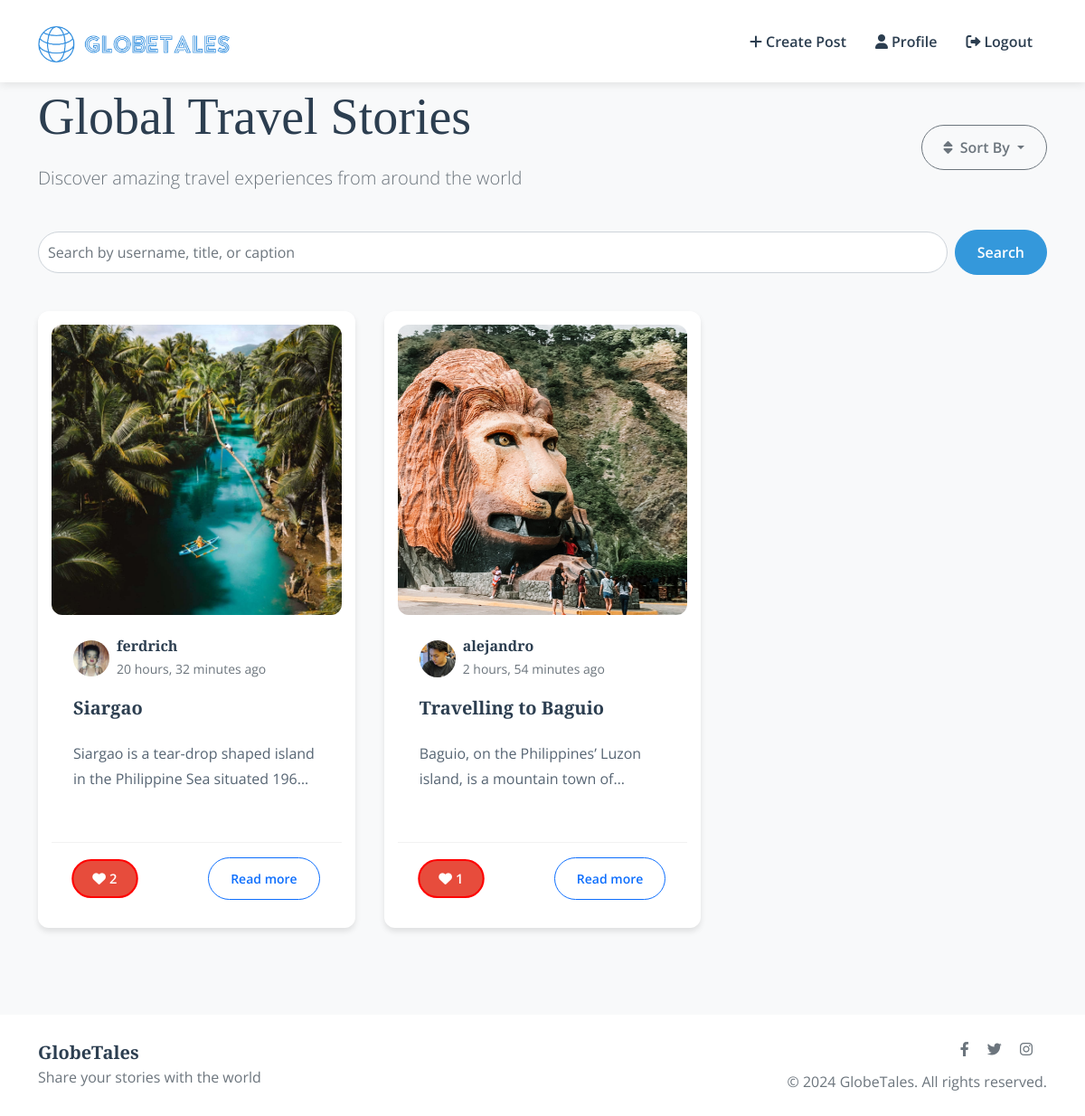
Screenshot of /index/?sort=oldest (signed in) with the database file from the repository.
### blog/models.py (models this page shows)
class Post(models.Model):
    title = models.CharField(max_length=200, default='Untitled')
    caption = models.TextField()
    image = models.ImageField(upload_to='posts/')
    author = models.ForeignKey(User, on_delete=models.CASCADE)
    created_at = models.DateTimeField(auto_now_add=True)
    updated_at = models.DateTimeField(auto_now=True)
    likes = models.ManyToManyField(User, related_name='liked_posts', blank=True)

### accounts/models.py (models this page shows, shortened)
class Profile(models.Model):
    user = models.OneToOneField(User, on_delete=models.CASCADE, related_name='user_profile')
    avatar = models.ImageField(upload_to='profile_pics/', null=True, blank=True)

### blog/views.py (the view)
# urls.py: path('index/', index, name='index'),  # Add this line for the index view
def index(request):
    if not request.user.is_authenticated:
        return redirect('login')  # Ensure 'login' matches your login URL name
    return newsfeed(request)

### accounts/templatetags/user_tags.py (called while the page is built, shortened)
@register.simple_tag
def user_avatar(user, size=40):
    try:
        if hasattr(user, 'user_profile'):
            profile = user.user_profile
            if profile and profile.avatar:
                return format_html(
                    '<img src="{}" class="rounded-circle" width="{}" height="{}" alt="{}">',
                    profile.avatar.url, size, size, user.username
                )
    except (Profile.DoesNotExist, AttributeError):
        pass

### blog/templates/blog/newsfeed.html (shortened to what this page needs)
{% extends 'base.html' %}
{% load static %}
{% load user_tags %}
{% block content %}
<div class="container">
    <div class="row mb-4 fade-in">
        <div class="col-md-8">
            <h1 class="display-4">Global Travel Stories</h1>
            <p class="lead text-muted">Discover amazing travel experiences from around the world</p>
        </div>
        <div class="col-md-4 text-md-end align-self-center">
            <div class="sort-options">
                <div class="dropdown">
                    <button class="btn btn-outline-secondary dropdown-toggle rounded-pill" type="button" id="sortDropdown" data-bs-toggle="dropdown" aria-expanded="false">
                        <i class="fas fa-sort me-1"></i> Sort By
                    </button>
                </div>
            </div>
        </div>
    </div>
    <div class="row mb-4">
        <div class="col-md-12">
            <form action="" method="GET" class="search-form d-flex">
                <input type="text" name="search" placeholder="Search by username, title, or caption" class="form-control me-2" />
                <button type="submit" class="btn btn-primary">Search</button>
            </form>
        </div>
    </div>
    <div class="posts-grid">
        {% if posts %}
            {% for post in posts %}
                <article class="card fade-in">
                    <div class="post-image-container">
                        {% if post.image %}
                            <img src="{{ post.image.url }}" class="post-image" alt="{{ post.title }}" style="aspect-ratio: 1/1; object-fit: cover;">
                        {% else %}
                            <img src="{% static 'img/default-post.jpg' %}" class="post-image" alt="Default Post Image" style="aspect-ratio: 1/1; object-fit: cover;">
                        {% endif %}
                    </div>
                    <div class="card-body">
                        <div class="post-meta d-flex align-items-center">
                            {% user_avatar post.author 40 %}
                            <div class="ms-2">
                                <h6 class="mb-0">{{ post.author.username }}</h6>
                                <small class="text-muted">{{ post.created_at|timesince }} ago</small>
                            </div>
                        </div>
                        <h5 class="post-title">{{ post.title }}</h5>
                        <p class="post-excerpt">{{ post.caption }}</p>
                    </div>
                    <div class="post-footer">
                        <div class="d-flex justify-content-between align-items-center">
                            <button class="btn btn-sm btn-outline-primary rounded-pill like-btn {% if user in post.likes.all %}liked{% endif %}" style="border: 2px solid red;" data-post-id="{{ post.pk }}">
                                <i class="fas fa-heart"></i>
                                <span class="likes-count">{{ post.likes.count }}</span>
                            </button>
                            <a href="{% url 'post_detail' post.pk %}" class="btn btn-sm btn-outline-primary rounded-pill">Read more</a>
                        </div>
                    </div>
                </article>
            {% endfor %}
        {% endif %}
    </div>
</div>
{% endblock %}

### static/css/style.css (style rules this page uses)
:root { --primary-color: #2c3e50; --secondary-color: #3498db; --accent-color: #e74c3c; --background-color: #f8f9fa; --text-color: #2c3e50; --border-radius: 12px; --spacing-unit: 1rem; --transition-speed: 0.3s; }
body { font-family: 'Open Sans', sans-serif; font-size: 16px; line-height: 1.75; color: var(--text-color); background-color: var(--background-color); }
h1, h2, h3, h4, h5, h6 { font-family: 'Playfair Display', serif; font-weight: 700; line-height: 1.3; margin-bottom: var(--spacing-unit); }
h1 { font-size: 2.5rem; }
h5 { font-size: 1.25rem; }
h6 { font-size: 1rem; }
.card { border: none; border-radius: var(--border-radius); box-shadow: 0 4px 6px rgba(0,0,0,0.1); margin-bottom: var(--spacing-unit); transition: transform var(--transition-speed) ease; overflow: hidden; height: auto; padding: 15px; display: flex; flex-direction: column; }
.post-image-container { position: relative; width: 100%; padding-bottom: 100%; overflow: hidden; }
.post-image { position: absolute; top: 0; left: 0; width: 100%; height: 100%; object-fit: cover; }
.card-body { flex: 1; padding: 1.5rem; display: flex; flex-direction: column; }
.post-meta { margin-bottom: 1rem; }
.post-title { font-size: 1.25rem; margin-bottom: 0.75rem; font-weight: 600; line-height: 1.4; }
.post-excerpt { font-size: 1rem; color: var(--text-color); margin-top: 10px; opacity: 0.8; max-height: 4.5em; overflow: hidden; text-overflow: ellipsis; display: -webkit-box; -webkit-box-orient: vertical; -webkit-line-clamp: 2; white-space: normal; }
.post-footer { margin-top: auto; padding: 1rem 1.5rem; background-color: white; border-top: 1px solid rgba(0,0,0,0.05); }
.posts-grid { display: grid; grid-template-columns: repeat(auto-fill, minmax(300px, 1fr)); gap: 2rem; padding: var(--spacing-unit) 0; }
.btn { padding: 0.75rem 1.5rem; border-radius: 50px; font-weight: 600; transition: all var(--transition-speed) ease; }
.btn-primary { background-color: var(--secondary-color); border-color: var(--secondary-color); }
.like-btn { color: var(--accent-color); border: 2px solid transparent; padding: 0.5rem 1.25rem; border-radius: 50px; transition: all var(--transition-speed) ease, border-color var(--transition-speed); }
.like-btn:hover, .like-btn.liked { background-color: var(--accent-color); color: white; transform: scale(1.05); }
.search-form { display: flex; align-items: center; }
.search-form input { border-radius: 25px; padding: 10px; }
.search-form button { border-radius: 25px; }
.text-muted { color: #6c757d !important; }
img { max-width: 100%; height: auto; border-radius: var(--border-radius); }
.fade-in { animation: fadeIn 0.5s ease forwards; }

### rows the page displays
Post: image (picture), author.username (picture), author.username "ferdrich", created_at "20 hours, 32 minutes", title "Siargao", caption "Siargao is a tear-drop shaped island in the Philippine Sea situated…", likes.count "2"
Post: image (picture), author.username (picture), author.username "alejandro", created_at "2 hours, 54 minutes", title "Travelling to Baguio", caption "Baguio, on the Philippines’ Luzon island, is a mountain town…", likes.count "1"
